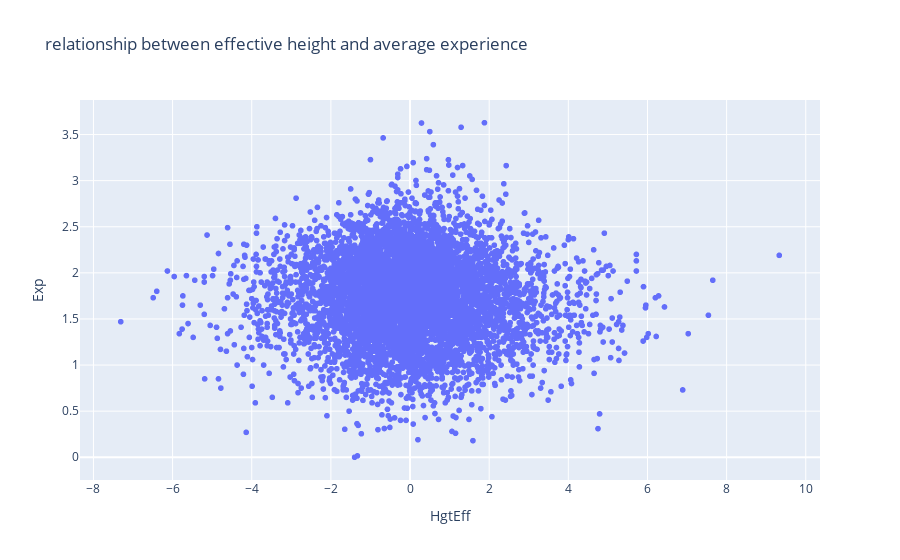

The code cell stored with this chart in its notebook:
### Code cell
import plotly.express as px
fig = px.scatter(
multivariatecopy,
x='HgtEff',
y='Exp',
hover_name='Team/Year',
title='relationship between effective height and average experience'
)
fig.show()

### Figure 1 — Plotly figure (JSON) as saved in the notebook; plotly's stock layout.template omitted (floating-point values rounded to 4 significant figures; data arrays with more than 128 entries replaced by an {"elided": "..."} marker saying what was removed)
{"data": [{"hovertemplate": "<b>%{hovertext}</b><br><br>HgtEff=%{x}<br>Exp=%{y}<extra></extra>", "hovertext": {"elided": "6641 str values"}, "legendgroup": "", "marker": {"color": "#636efa", "symbol": "circle"}, "mode": "markers", "name": "", "showlegend": false, "type": "scattergl", "x": {"elided": "6641 float values"}, "xaxis": "x", "y": {"elided": "6641 float values"}, "yaxis": "y"}], "layout": {"legend": {"tracegroupgap": 0}, "title": {"text": "relationship between effective height and average experience"}, "xaxis": {"anchor": "y", "domain": [0, 1], "title": {"text": "HgtEff"}}, "yaxis": {"anchor": "x", "domain": [0, 1], "title": {"text": "Exp"}}}}
